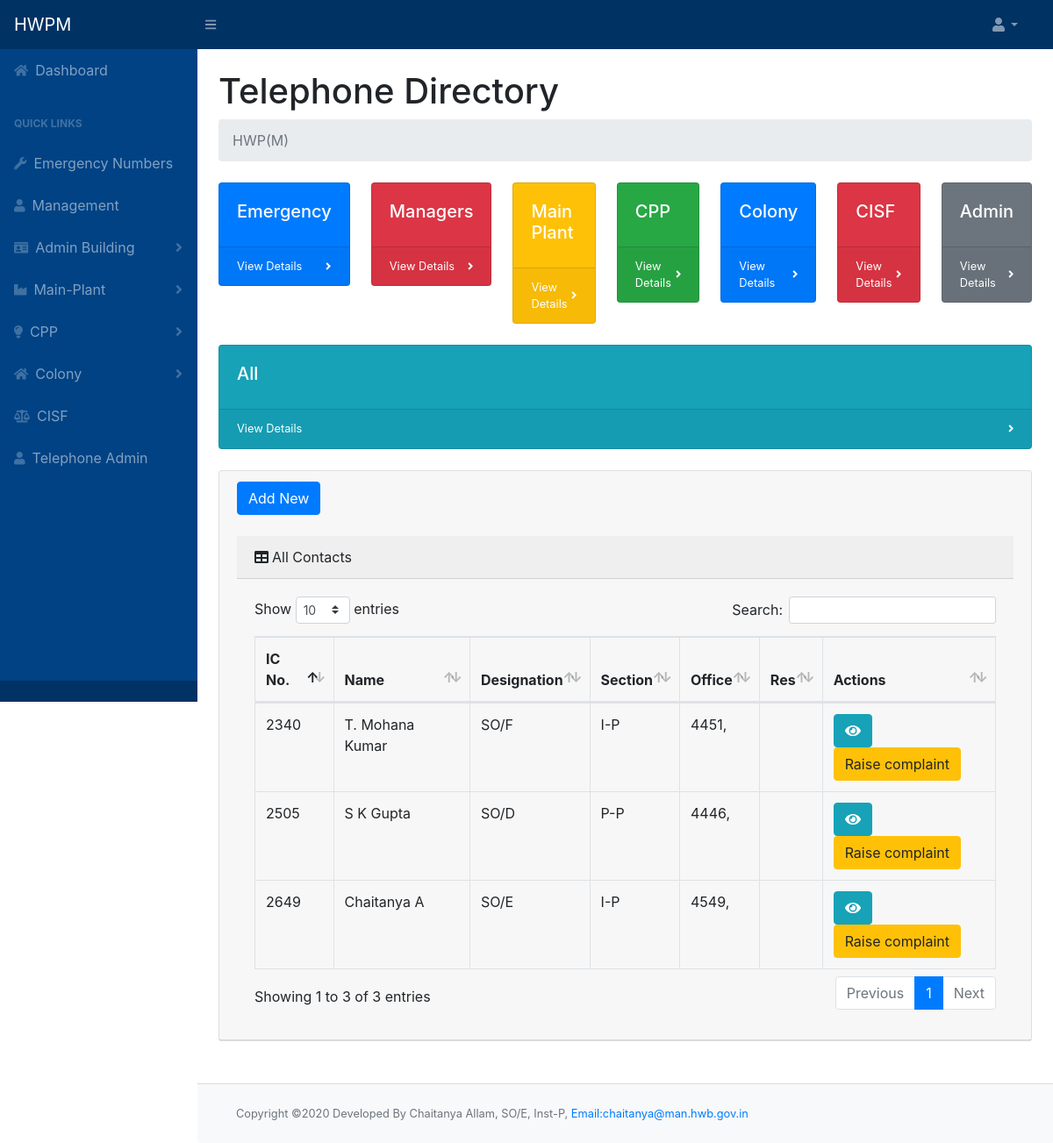
The page / on the database its author committed.
### tables this page shows
CREATE TABLE `employee` (
  `icno` int(10) NOT NULL,
  `name` varchar(50) NOT NULL,
  `designation` varchar(50) NOT NULL,
  `section` varchar(50) NOT NULL,
  `pno` int(20) NOT NULL,
  `email` varchar(100) NOT NULL
);

CREATE TABLE `phone_master` (
  `pno` int(10) NOT NULL,
  `parallel_pno` int(10) NOT NULL,
  `callerid_phone` int(10) NOT NULL,
  `wireless_phone` int(10) NOT NULL,
  `zero_dialing` int(10) NOT NULL,
  `jbdetails` text NOT NULL,
  `complaint_flag` tinyint(1) NOT NULL,
  `icno` int(10) NOT NULL,
  `off` tinyint(1) NOT NULL,
  `res` tinyint(1) NOT NULL,
  `emergency` tinyint(1) NOT NULL
);

### index.php (the view, shortened to what this page needs)
<!DOCTYPE html>
<html lang="en">
<?php include "header.php";
?>
<div id="layoutSidenav_content">
    <main>
        <div class="container-fluid">
            <h1 class="mt-4">Telephone Directory </h1>
            <ol class="breadcrumb mb-4">
                <li class="breadcrumb-item active">HWP(M)</li>
            </ol>
            <div class="row">
                <div class="col-xl col-md-4">
                    <div class="card bg-primary text-white mb-4">
                        <div class="card-body">
                            <h5>Emergency</h5>
                        </div>
                        <div class="card-footer d-flex align-items-center justify-content-between">
                            <a class="small text-white stretched-link" href="mech.php">View Details</a>
                            <div class="small text-white"><i class="fas fa-angle-right"></i></div>
                        </div>
                    </div>
                </div>
                <div class="col-xl col-md-4">
                    <div class="card bg-elec text-white mb-4">
                        <div class="card-body">
                            <h5>Managers</h5>
                        </div>
                        <div class="card-footer d-flex align-items-center justify-content-between">
                            <a class="small text-white stretched-link" href="managers.php">View Details</a>
                            <div class="small text-white"><i class="fas fa-angle-right"></i></div>
                        </div>
                    </div>
                </div>
                <div class="col-xl col-md-4">
                    <div class="card bg-warning text-white mb-4">
                        <div class="card-body">
                            <h5>Main Plant</h5>
                        </div>
                        <div class="card-footer d-flex align-items-center justify-content-between">
                            <a class="small text-white stretched-link" href="mp.php">View Details</a>
                            <div class="small text-white"><i class="fas fa-angle-right"></i></div>
                        </div>
                    </div>
                </div>
                <div class="col-xl col-md-4">
                    <div class="card bg-success text-white mb-4">
                        <div class="card-body">
                            <h5>CPP</h5>
                        </div>
                        <div class="card-footer d-flex align-items-center justify-content-between">
                            <a class="small text-white stretched-link" href="cpp.php">View Details</a>
                            <div class="small text-white"><i class="fas fa-angle-right"></i></div>
                        </div>
                    </div>
                </div>
                <div class="col-xl col-md-4">
                    <div class="card bg-primary text-white mb-4">
                        <div class="card-body">
                            <h5>Colony</h5>
                        </div>
                        <div class="card-footer d-flex align-items-center justify-content-between">
                            <a class="small text-white stretched-link" href="colony.php">View Details</a>
                            <div class="small text-white"><i class="fas fa-angle-right"></i></div>
                        </div>
                    </div>
                </div>
                <div class="col-xl col-md-4">
                    <div class="card bg-danger text-white mb-4">
                        <div class="card-body">
                            <h5>CISF</h5>
                        </div>
                        <div class="card-footer d-flex align-items-center justify-content-between">
                            <a class="small text-white stretched-link" href="inst.php">View Details</a>
                            <div class="small text-white"><i class="fas fa-angle-right"></i></div>
                        </div>
                    </div>
                </div>
                <div class="col-xl col-md-4">
                    <div class="card bg-secondary text-white mb-4">
                        <div class="card-body">
                            <h5>Admin</h5>
                        </div>
                        <div class="card-footer d-flex align-items-center justify-content-between">
                            <a class="small text-white stretched-link" href="inst.php">View Details</a>
                            <div class="small text-white"><i class="fas fa-angle-right"></i></div>
                        </div>
                    </div>
                </div>
                <div class="col-xl col-md-4">
                    <div class="card bg-info text-white mb-4">
                        <div class="card-body">
                            <h5>All</h5>
                        </div>
                        <div class="card-footer d-flex align-items-center justify-content-between">
                            <a class="small text-white stretched-link" href="all.php">View Details</a>
                            <div class="small text-white"><i class="fas fa-angle-right"></i></div>
                        </div>
                    </div>
                </div>
            </div>
            <div class="card mb-4">
                <div class="card-header">
                    <button type="button" class="btn btn-primary" data-toggle="modal" data-target="#myModaladd">Add New </button><br><br>
                    <div class="card-header"><i class="fas fa-table mr-1"></i>All Contacts</div>
                    <div class="card-body">
                        <div class="table-responsive table-hover">
                            <table class="table table-bordered" id="dataTable" width="100%" cellspacing="0">
                                <thead>
                                    <tr>
                                        <th>IC No.</th>
                                        <th>Name</th>
                                        <th>Designation</th>
                                        <th>Section</th>
                                        <th>Office</th>
                                        <th>Res</th>
                                        <th>Actions</th>
                                    </tr>
                                </thead>
                                <tbody>
                                    <?php $query = $conn->query("SELECT * FROM `employee`");
                                    while ($row = $query->fetch_assoc()) {
                                        echo "<tr>";
                                    ?>
                                        <td><?php echo $row['icno'] ?></td>
                                        <td><?php echo $row['name'] ?></td>
                                        <td><?php echo $row['designation'] ?></td>
                                        <td><?php echo $row['section'] ?></td>
                                        <td>
                                            <?php
                                            include "get_off_phone.php";
                                            ?>
                                        </td>
                                        <td>
                                        </td>
                                        <td>
                                        <button type="button" class="btn btn-info" data-toggle="modal" data-target="#myModalview" id="getUser" data-id="<?php echo $row['icno'] ?>"><i class="fa fa-eye"></i></button>
                                        <button type="button" class="btn btn-warning" data-toggle="modal" data-target="#myModalcomplaint" id="complaintreg" data-id="<?php echo $row['pno'] ?>">Raise complaint</button>
                                        </td>
                                    <?php
                                        echo "</tr>";
                                    } ?>
                                </tbody>
                            </table>
                        </div>
                    </div>
                </div>
            </div>
        </div>
    </main>
    <br>
    <footer class="py-4 bg-light mt-auto card-footer">
        <div class="container-fluid">
            <div class="d-flex align-items-center justify-content-between small">
                <div class="text-muted">Copyright &copy;2020 Developed By Chaitanya Allam, SO/E, Inst-P, <a href="mailto:chaitanya@man.hwb.gov.in" style="font-size:0.8rem">Email:chaitanya@man.hwb.gov.in</a></div>
            </div>
        </div>
    </footer>
</div>
<?php include "footer.php" ?>

### header.php (shortened to what this page needs)
<head>
    <link href="css/styles.css" rel="stylesheet" />
    <link href="css/dataTables.bootstrap4.min.css" rel="stylesheet" />
</head>
<body class="sb-nav-fixed">
    <nav class="sb-topnav navbar navbar-expand navbar-dark bg-dark">
        <a class="navbar-brand" href="index.php">HWPM</a>
        <button class="btn btn-link btn-sm order-1 order-lg-0" id="sidebarToggle" href="#"><i class="fas fa-bars"></i></button>
        <ul class="navbar-nav ml-auto mr-0 mr-md-3 my-2 my-md-0">
            <li class="nav-item dropdown">
                <a class="nav-link dropdown-toggle" id="userDropdown" href="#" role="button" data-toggle="dropdown" aria-haspopup="true" aria-expanded="false"><i class="fas fa-user fa-fw"></i></a>
            </li>
        </ul>
    </nav>
    <div id="layoutSidenav">
        <div id="layoutSidenav_nav">
            <nav class="sb-sidenav accordion sb-sidenav-dark" id="sidenavAccordion">
                <div class="sb-sidenav-menu">
                    <div class="nav">
                        <a class="nav-link" href="index.php">
                            <div class="sb-nav-link-icon"><i class="fas fa-home"></i></div>
                            Dashboard
                        </a>
                        <div class="sb-sidenav-menu-heading">Quick Links</div>
                        <a class="nav-link collapsed" href="mech.php">
                            <div class="sb-nav-link-icon"><i class="fas fa-wrench"></i></div>
                            Emergency Numbers
                        </a>
                        <a class="nav-link collapsed" href="managers.php">
                            <div class="sb-nav-link-icon"><i class="fas fa-user"></i></div>
                            Management
                        </a>
                        <a class="nav-link collapsed" href="#">
                            <div class="sb-nav-link-icon"><i class="fas fa-id-card"></i></div>
                            Admin Building
                            <div class="sb-sidenav-collapse-arrow"><i class="fas fa-angle-down"></i></div>
                        </a>
                        <a class="nav-link collapsed" href="mp.php">
                            <div class="sb-nav-link-icon"><i class="fas fa-industry"></i></div>
                            Main-Plant
                            <div class="sb-sidenav-collapse-arrow"><i class="fas fa-angle-down"></i></div>
                        </a>
                        <a class="nav-link collapsed" href="cpp.php">
                            <div class="sb-nav-link-icon"><i class="fas fa-lightbulb"></i></div>
                            CPP
                            <div class="sb-sidenav-collapse-arrow"><i class="fas fa-angle-down"></i></div>
                        </a>
                        <a class="nav-link collapsed" href="colony.php">
                            <div class="sb-nav-link-icon"><i class="fas fa-home"></i></div>
                            Colony
                            <div class="sb-sidenav-collapse-arrow"><i class="fas fa-angle-down"></i></div>
                        </a>
                        <a class="nav-link collapsed" href="#">
                            <div class="sb-nav-link-icon"><i class="fas fa-balance-scale"></i></div>
                            CISF
                        </a>
                        <a class="nav-link collapsed" href="teleadmin.php">
                            <div class="sb-nav-link-icon"><i class="fas fa-user"></i></div>
                            Telephone Admin
                        </a>
                    </div>
                </div>
                <div class="sb-sidenav-footer">
                </div>
            </nav>
        </div>

### get_off_phone.php
<?php
require_once"config.php";
if (isset($_GET['icno'])) {
    $icno = $_GET['icno'];
    $query_string = "SELECT * FROM `phone_master` where `icno`='" . $icno . "'";
    $query2 = $conn->query($query_string);
    $num_rows = $query2->num_rows;
    if ($num_rows != 0) {
        while ($row2=$query2->fetch_assoc())
        {
            if($row2['off']==1)
            echo $row2['pno'].", ";
        }
    }
}

### footer.php (shortened to what this page needs)
    </body>
</html>

### rows shown on the page
employee: icno "2340", name "T. Mohana Kumar", designation "SO/F", section "I-P"
phone_master: pno "4451"
employee: icno "2505", name "S K Gupta", designation "SO/D", section "P-P"
phone_master: pno "4446"
employee: icno "2649", name "Chaitanya A", designation "SO/E", section "I-P"
phone_master: pno "4549"
